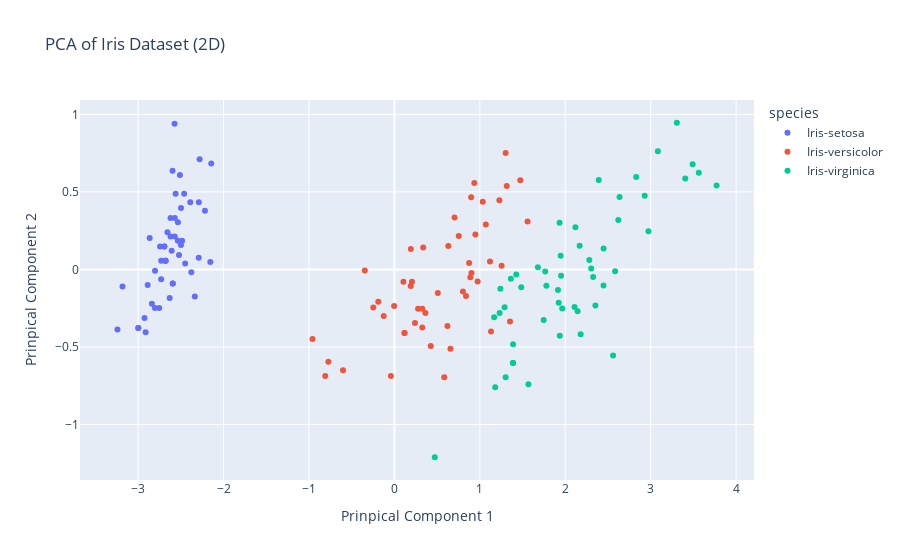

Here is the notebook cell this chart was saved with:
### Markdown cell above
As you can see, the dimensionality of our features have decreased from 3 to 2. 

**But**, which features are they?!

### Code cell
# Plot the results with colors representing different classes
fig = px.scatter(iris_reduced_df, x=0, y=1, color='species', title='PCA of Iris Dataset (2D)')
fig.update_xaxes(title_text='Prinpical Component 1')
fig.update_yaxes(title_text='Prinpical Component 2')
fig.show()
